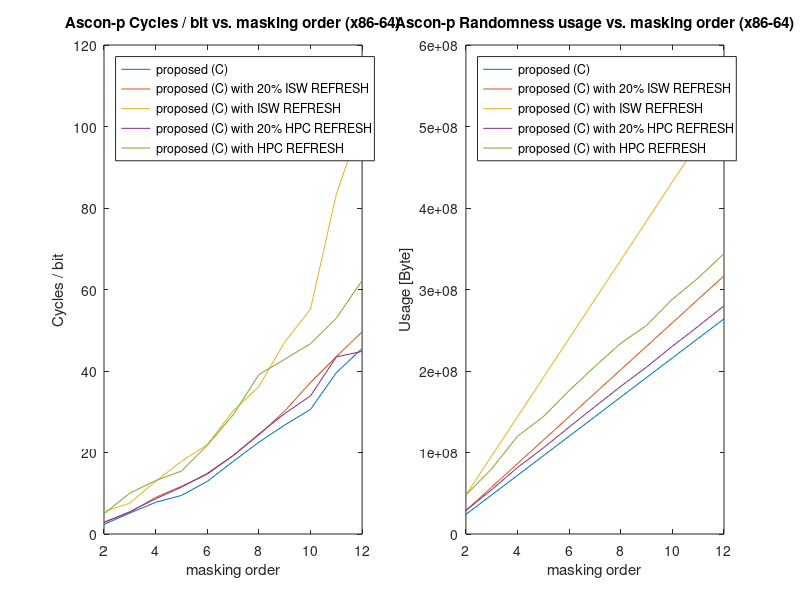

Write the MATLAB code that produced this figure.
load("benchmark_64_.mat")
ogc = gc; ogr = gr;
load("benchmark_64_REFRESH_ISW.mat")
isw_gc = gc; isw_gr = gr;
load("benchmark_64_REFRESH_HPC.mat")
hpb_gc = gc; hpb_gr = gr;
load("benchmark_64_REFRESH_ISW_20.mat")
isw20_gc = gc; isw20_gr = gr;
load("benchmark_64_REFRESH_HPC_20.mat")
hpb20_gc = gc; hpb20_gr = gr;

subplot(1,2,1);
plot(d, ogc, d, isw20_gc, d, isw_gc, d, hpb20_gc, d, hpb_gc);
title("Ascon-p Cycles / bit vs. masking order (x86-64)")
xlabel("masking order")
ylabel("Cycles / bit")
legend("proposed (C)", "proposed (C) with 20% ISW REFRESH", "proposed (C) with ISW REFRESH", "proposed (C) with 20% HPC REFRESH", "proposed (C) with HPC REFRESH", "Location", 'northwest')

subplot(1,2,2);
plot(d, ogr, d, isw20_gr, d, isw_gr, d, hpb20_gr, d, hpb_gr);
title("Ascon-p Randomness usage vs. masking order (x86-64)")
xlabel("masking order")
ylabel("Usage [Byte]")
legend("proposed (C)", "proposed (C) with 20% ISW REFRESH", "proposed (C) with ISW REFRESH", "proposed (C) with 20% HPC REFRESH", "proposed (C) with HPC REFRESH", "Location", 'northwest')
